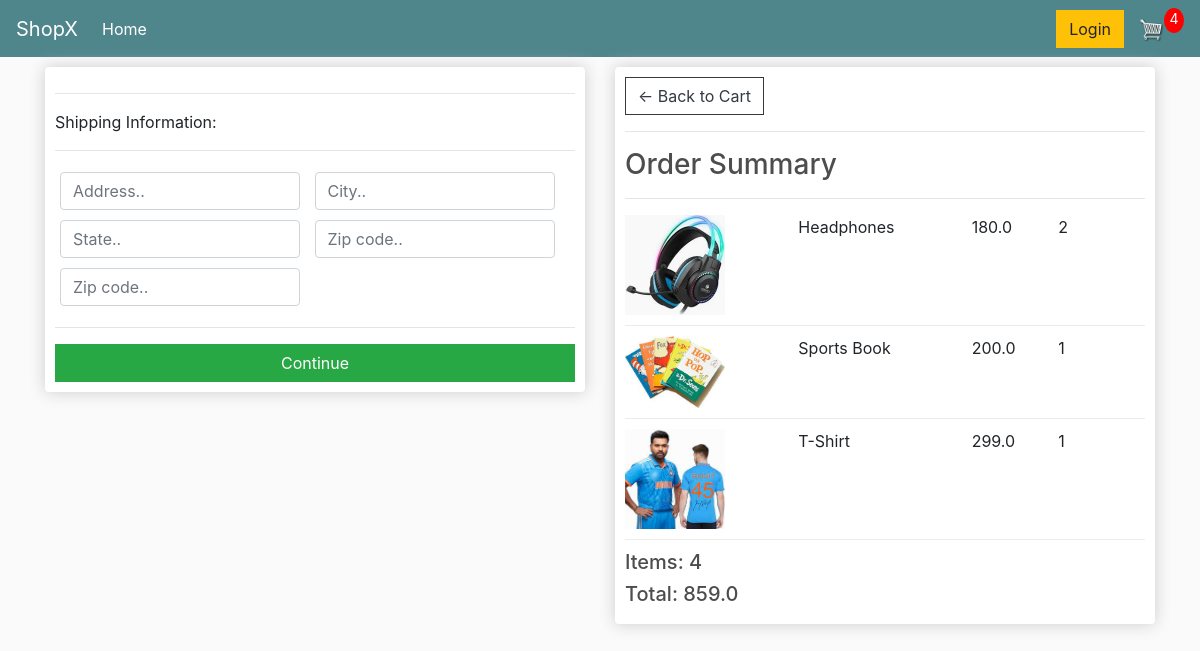
Screenshot of /checkout/ (signed in) with the database file from the repository.
### store/models.py (models this page shows, shortened)
class OrderItem(models.Model):
    product = models.ForeignKey(Product , on_delete=models.SET_NULL , blank = True , null = True)
    order = models.ForeignKey(Order , on_delete=models.SET_NULL , blank = True , null = True)
    quantity = models.IntegerField(default = 0 , null=True , blank=True)
    date_added = models.DateField(auto_now_add=True)
    @property
    def get_total(self):
        total = self.quantity * self.product.price
        return total

class Product(models.Model):
    name = models.CharField(max_length = 200 , null = True)
    price = models.FloatField()
    digital = models.BooleanField(default=False , null = True , blank = False)
    image = models.ImageField(null=True , blank=True)
    @property
    def imageURL(self):
        try:
            url = self.image.url
        except:
            url = ''
        return url

class Order(models.Model):
    customer = models.ForeignKey(Customer , on_delete=models.SET_NULL , blank = True , null = True)
    date_ordered = models.DateField(auto_now_add=True)
    complete = models.BooleanField(default = False , null = True , blank = False)
    transaction_id = models.CharField(max_length=200 , null=True)
    @property
    def get_cart_total(self):
        orderitems = self.orderitem_set.all()
        total = sum([item.get_total for item in orderitems])
        return total
    @property
    def get_cart_items(self):
        orderitems = self.orderitem_set.all()
        total = sum([item.quantity for item in orderitems])
        return total
    @property
    def shipping(self):
        shipping = False
        orderitems = self.orderitem_set.all()
        for i in orderitems:
            if i.product.digital == False:
                shipping = True
        return shipping

### store/views.py (the view)
# urls.py: path("checkout/" , views.checkout , name="checkout"),
def checkout(request):
    cartItems = 0
    if request.user.is_authenticated:
        customer = request.user.customer
        order , created = Order.objects.get_or_create(customer=customer , complete = False)
        items = order.orderitem_set.all()
        cartItems = order.get_cart_items
    else:
        items = []
        order = {'get_cart_items':0 , 'get_cart_total':0 , 'shipping':False}
    context = {'items':items , 'order':order , 'cartItems':cartItems}
    return render(request , "store/checkout.html" , context)

### store/templates/store/checkout.html (shortened to what this page needs)
{% extends 'store/main.html'%}
{% load static%}
{% block content %}
<div class="row">
    <div class="col-lg-6">
        <div class="box-element" id="form-wrapper">
            <form id="form">
                <div id="shipping-info">
                    <hr>
						<p>Shipping Information:</p>
						<hr>
						<div class="form-field">
							<input class="form-control" type="text" name="address" placeholder="Address..">
						</div>
						<div class="form-field">
							<input class="form-control" type="text" name="city" placeholder="City..">
						</div>
						<div class="form-field">
							<input class="form-control" type="text" name="state" placeholder="State..">
						</div>
						<div class="form-field">
							<input class="form-control" type="text" name="zipcode" placeholder="Zip code..">
						</div>
						<div class="form-field">
							<input class="form-control" type="text" name="country" placeholder="Zip code..">
						</div>
                </div>
                <hr>
                <input id="form-button" class="btn btn-success btn-block" type="submit" value="Continue">
            </form>
        </div>
    </div>
    <div class="col-lg-6">
            <div class="box-element">
                <a  class="btn btn-outline-dark" href="{% url 'cart' %}">&#x2190; Back to Cart</a>
				<hr>
				<h3>Order Summary</h3>
				<hr>
				{% for x in items %}
				<div class="cart-row">
					<div style="flex:2"><img class="row-image" src="{{x.product.imageURL}}"></div>
					<div style="flex:2"><p>{{x.product.name}}</p></div>
					<div style="flex:1"><p>{{x.product.price}}</p></div>
					<div style="flex:1"><p>{{x.quantity}}</p></div>
				</div>
				{% endfor %}
				<h5>Items: {{order.get_cart_items}}</h5>
				<h5>Total: {{order.get_cart_total}}</h5>
            </div>
    </div>
</div>
{% endblock content %}

### static/css/main.css (style rules this page uses)
body { background-color: hsl(0, 0%, 98%); }
h1,h2,h3,h4,h5,h6 { color:hsl(0, 0%, 30%); }
.box-element { box-shadow:hsl(0, 0%, 80%) 0 0 16px; background-color: #fff; border-radius: 4px; padding: 10px; }
.col-lg-4, .col-lg-6, .col-lg-8, .col-lg-12 { margin-top: 10px; }
.btn { border-radius: 0; }
.row-image { width: 100px; }
.form-field { width:250px; display: inline-block; padding: 5px; }
.cart-row { display: flex; align-items: flex-stretch; padding-bottom: 10px; margin-bottom: 10px; border-bottom: 1px solid #ececec; }

### rows the page displays
OrderItem: product.imageURL (picture), product.name "Headphones", product.price "180.0", quantity "2"
OrderItem: product.imageURL (picture), product.name "Sports Book", product.price "200.0", quantity "1"
OrderItem: product.imageURL (picture), product.name "T-Shirt", product.price "299.0", quantity "1"
Order: get_cart_items "4", get_cart_total "859.0"

### other values shown
{{ cartItems }} "4"
